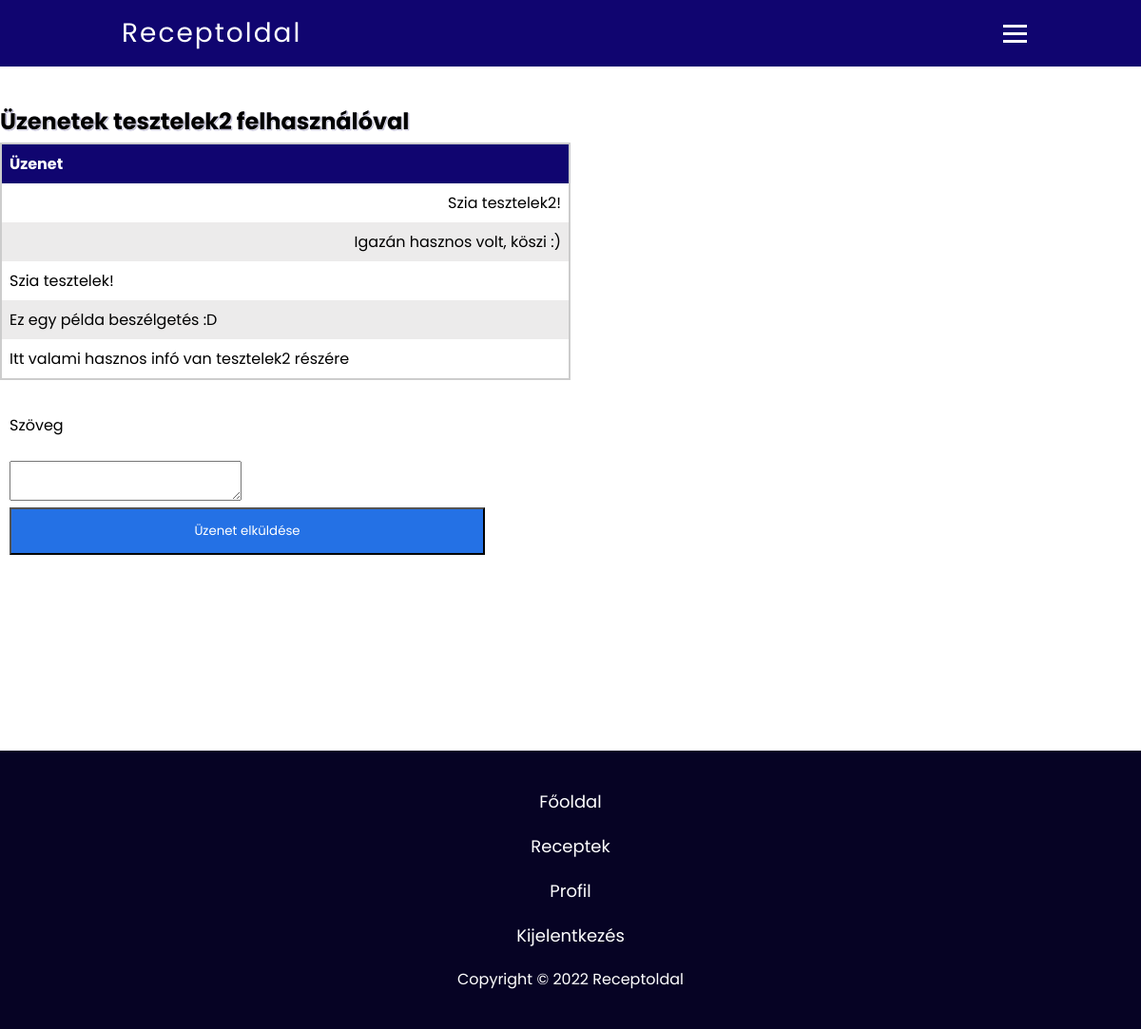
Screenshot of /chat.php?user=tesztelek2 (signed in) with the database file from the repository.
### tables this page shows
CREATE TABLE `inbox` (
  `id` int(11) NOT NULL,
  `sender_id` int(11) NOT NULL,
  `receiver_id` int(11) NOT NULL,
  `message` varchar(256) NOT NULL
);

### php/connection.php (called while the page is built, shortened)
<?php
class Database{
    public $mysqli;
    public function __construct(){
        $this->host = "localhost";
        $this->user = "root";
        $this->pwd = "";
        $this->db = "szte-webterv";
        $this->port = "3306";
        $this->mysqli = new mysqli($this->host,$this->user,$this->pwd,$this->db,$this->port);
    }
    public function get_user_id(string $username): int
    {
        $sql_get_addressee_id = "SELECT id FROM users where username = '$username'";
        $res = $this->mysqli ->query($sql_get_addressee_id);
        $row = $res -> fetch_assoc();
        if(!is_null($row)){
            return (int)$row["id"];
        }
        return 0;
    }
}

### php/messagesSelect.php (called while the page is built, shortened)
<?php
require_once('connection.php');
class messagesSelect{
    public function messageArray($user): array
    {
        $db = new Database();
        $id = $_SESSION["admin"] ?? $_SESSION["userID"];
        $messageArray = [];
        $sql_select_messages = "SELECT users.username,inbox.message FROM users INNER JOIN inbox ON users.id = inbox.sender_id WHERE (receiver_id = $id AND sender_id = $user) OR (receiver_id = $user AND sender_id = $id)";
        $res = $db -> mysqli -> query($sql_select_messages);
        $row = $res -> fetch_all();
        foreach ($row as $message){
            $messageArray[] = new message($message[0],$message[1]);
        }
        return $messageArray;
    }
}

### php/message.php (called while the page is built)
<?php
class message
{
    private $sender_username;
    private $message;
    public function __construct($sender_username, $message)
    {
        $this->sender_username = $sender_username;
        $this->message = $message;
    }
    public function getSenderUsername()
    {
        return $this->sender_username;
    }
    public function getMessage()
    {
        return $this->message;
    }
}

### chat.php (the view, shortened to what this page needs)
<?php
    require_once('php/connection.php');
    require_once('php/includes.php');
    require_once("php/messagesSelect.php");
    require_once("php/message.php");
    $db = new Database();
    $username = $_GET["user"];
    $username_id = $db -> get_user_id($username);
    $messageClass = new messagesSelect();
    $messageArray = $messageClass ->messageArray($username_id);
?>
<!DOCTYPE html>
<html lang="hu">
    <head>
        <link rel="stylesheet" href="css/style.css">
    </head>
    <body>
        <main>
            <h2>Üzenetek <?php echo $username ?> felhasználóval</h2>
            <table class="top-uploaders-table message-table">
                <tr>
                    <th id="kinek">Üzenet</th>
                </tr>
                <?php
                if(!empty($messageArray)){
                    foreach ($messageArray as $mArray) {
                        $message = $mArray -> getMessage();
                        $message_username = $mArray -> getSenderUsername();
                        ?>
                        <tr>
                            <?php
                                if($message_username == $username){
                                    echo "
                                        <td id='message-left'>$message</td>";
                                }else{
                                    echo "
                                        <td id='message-right'>$message</td>";
                                }
                                ?>
                        </tr>
                        <?php
                    }
                }else{
                    ?>
                    <td>Ez a felhasználó még nem küldött neked üzenetet. Mit keresel itt?</td>
                    <?php
                }
                ?>
            </table>
            <div class="message-send-form">
                <form action="php/messageSend.php" method="post" autocomplete="off">
                    <label for="content">Szöveg</label>
                    <br>
                    <textarea id="content" name="content">
                </textarea>
                    <br>
                    <div class="message-buttons">
                        <button type="submit" name="send_message" id="send_message">Üzenet elküldése</button>
                    </div>
                </form>
            </div>
        </main>
    </body>
</html>

### css/style.css (style rules this page uses)
:root { --bg: #100570; --text-shadow: 1px 1px 1px #eee, 1px 1px 1px var(--bg); --bg-secondary: #291ba5; --bg-footer: #060324; --button-bg: #3b2eac; --text: #c5c5c5; }
* { margin: 0; padding: 0; box-sizing: border-box; font-family: 'Poppins', sans-serif; }
h1, h2, h3, h4, h5, h6 { text-shadow: var(--text-shadow); }
main { min-height: 80vh; margin: 40px 10%; }
.top-uploaders-table { margin-top: 5px; border-collapse: collapse; width: 100%; border: 2px solid #ccc; }
.top-uploaders-table tr:nth-child(odd) { background-color: #ecebeb; }
.top-uploaders-table th, .top-uploaders-table td { text-align: left; padding: 8px; }
.top-uploaders-table th { background-color: var(--bg); color: #fff; }
.message-send-form { display: block; margin: 5px 0; padding: 10px; width: 60%; }
.message-send-form label { margin-top: 20px; display: block; }
#send_message,#new-message { width: 500px; height: 50px; margin-bottom: 30px; background-color: #2471e5; color: #ffffff; text-align: center; }
.message-buttons { display: flex; justify-content: space-between; }
#message-right { text-align: right; }
#message-left { text-align: left; }
.message-table { width: 50% !important; }
@media only screen and (max-width: 1250px) { body { overflow-x: hidden; } }
@media only screen and (max-width: 1250px) { main { margin: 40px 0; } }

### rows the page displays
inbox: message "Szia tesztelek2!"
inbox: message "Igazán hasznos volt, köszi :)"
inbox: message "Szia tesztelek!"
inbox: message "Ez egy példa beszélgetés :D"
inbox: message "Itt valami hasznos infó van tesztelek2 részére"

### other values shown
$username "tesztelek2"
